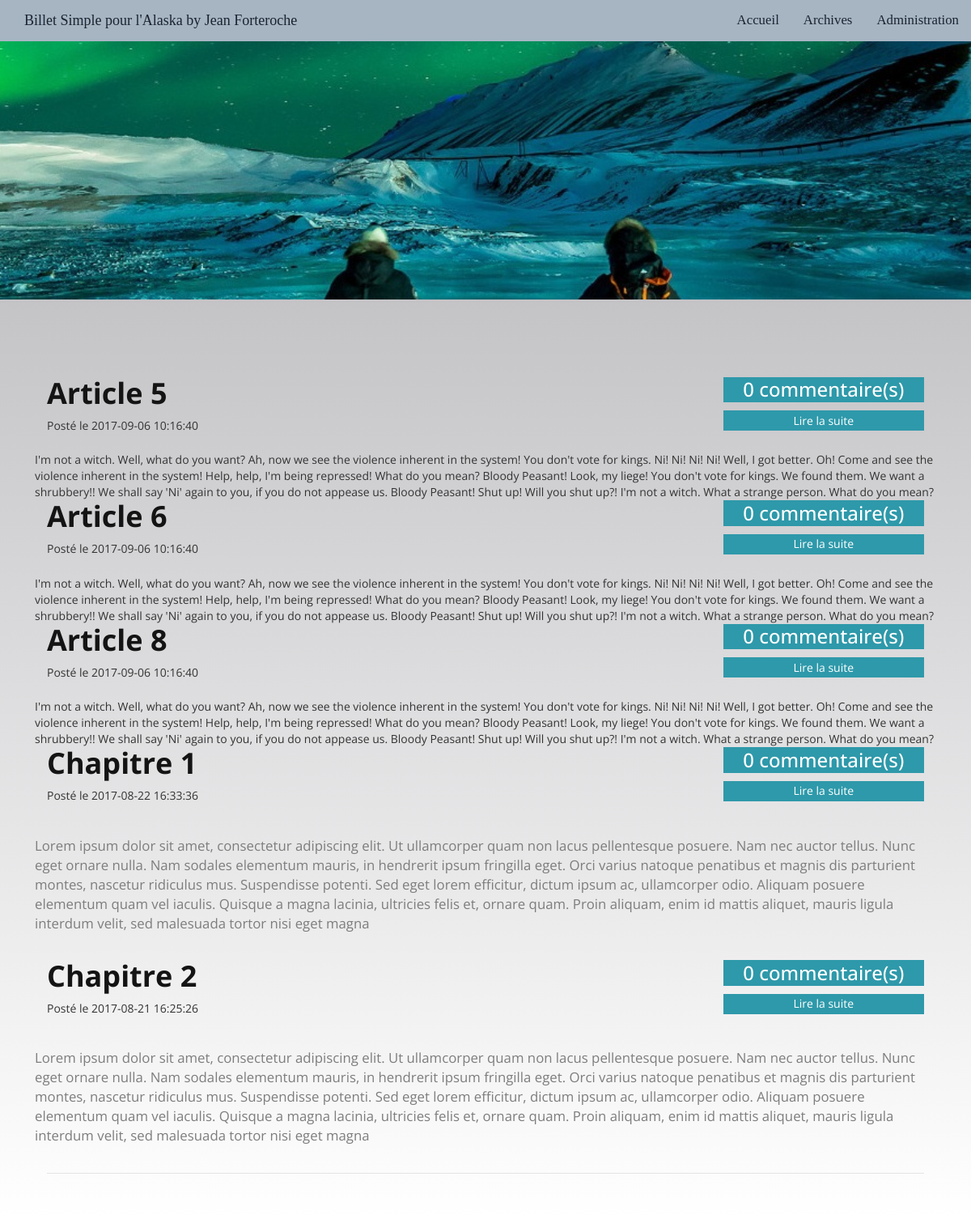
The app's page /, older data.
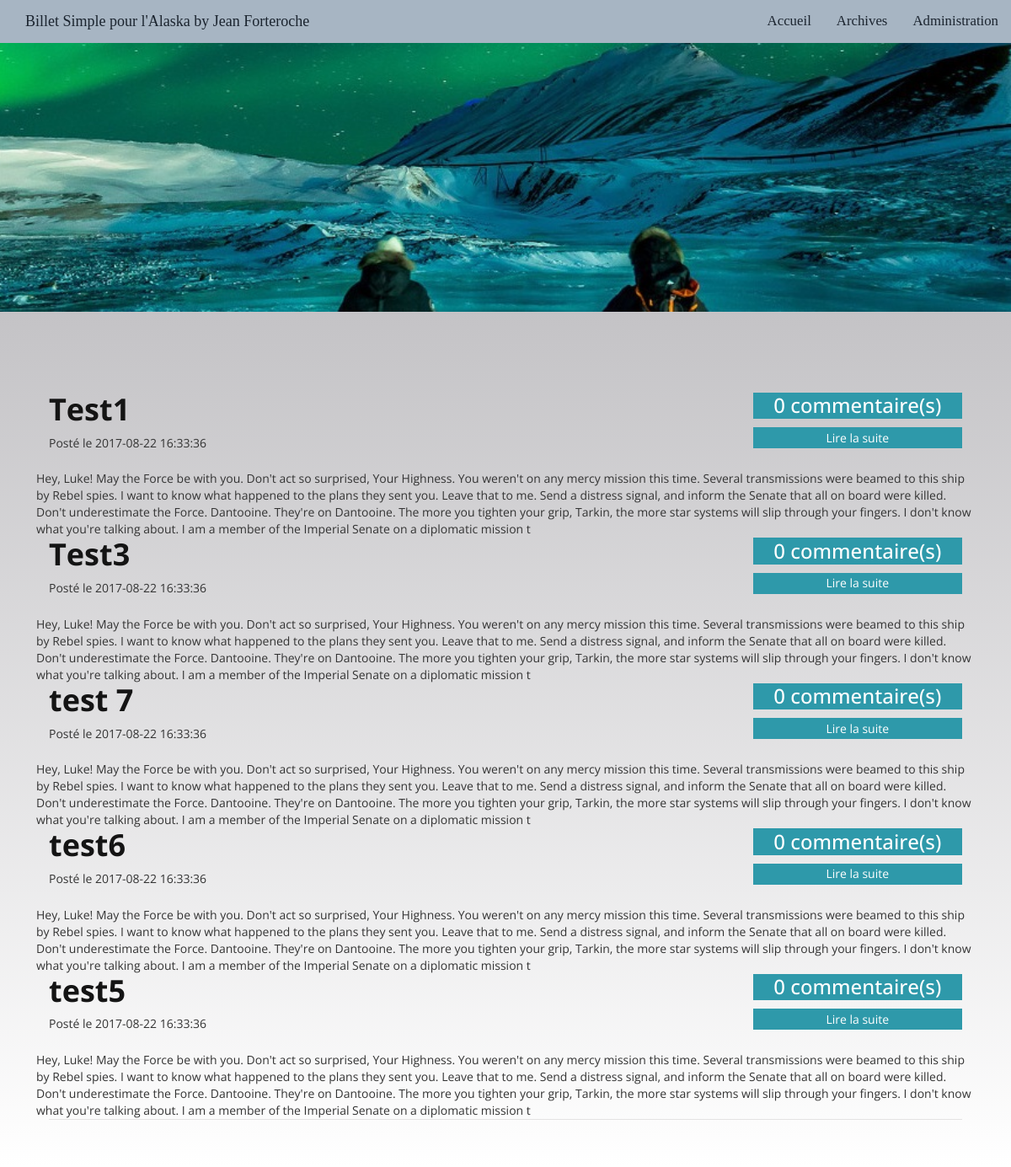
The same page, newer data.
### tables this page shows
CREATE TABLE `articles` (
  `id` int(11) NOT NULL,
  `title` varchar(255) NOT NULL,
  `content` longtext,
  `date` datetime NOT NULL DEFAULT CURRENT_TIMESTAMP
);

### core/Controller/Controller.php (called while the page is built, shortened)
<?php
class Controller {
    protected $viewPath;
    protected $template;
    protected function render($view, $vars =[]){
        extract($vars);
        require($this->viewPath . str_replace('.','/', $view). '.php');
        $content = ob_get_clean();
        require($this->viewPath . 'templates/' . $this->template . '.php');
    }
}

### app/Controller/PostsController.php (called while the page is built, shortened)
<?php
class PostsController extends AppController {
    public function index(){
            $posts = $this->Article->getArticlesAndComments();
            $this->render('articles.home', compact('posts'));
    }
}

### core/Table/Table.php (called while the page is built, shortened)
<?php
class Table{
    protected $db;
    public function __construct(MysqlDatabase $db)
    {
        $this->db = $db;
    }
    public function query($statement, $values = null, $one = false){
        if($values){
            return $this->db->prepare(
                $statement,
                $values,
                str_replace('Table','Entity', get_class($this)),
                $one
             );
        } else {
            return $this->db->query(
                $statement,
                str_replace('Table','Entity', get_class($this)),
                $one
            );
        }
    }
}

### core/Database/MysqlDatabase.php (called while the page is built, shortened)
<?php
class MysqlDatabase extends Database {
    private $pdo;
    private function getPDO(){
        if ($this->pdo === null) {
            $pdo = new PDO('mysql:dbname=BlogOPC;host=localhost', 'root', '');
            $pdo->setAttribute(PDO::ATTR_ERRMODE, PDO::ERRMODE_EXCEPTION);
            $pdo->query("SET NAMES UTF8");
            $this->pdo = $pdo;
        }
        return $this->pdo;
    }
    public function query($statement, $class = null, $one = false){
        $res = $this->getPDO()->query($statement);
        if ($class === null){
            $res->setFetchMode(PDO::FETCH_OBJ);
        } else {
            $res->setFetchMode(PDO::FETCH_CLASS, $class);
        }
        if($one){
            $datas = $res->fetch();
        } else {
            $datas = $res->fetchAll();
        }
        return $datas;
    }
}

### app/Table/ArticleTable.php (called while the page is built, shortened)
<?php
class ArticleTable extends Table{
    public function getArticlesAndComments(){
        return $this->query("SELECT articles.id,articles.title,articles.content,articles.date, COUNT(comments.id) AS nb_com FROM articles LEFT JOIN comments
        ON articles.id = comments.articles_id GROUP BY articles.id ORDER BY articles.date DESC LIMIT 5");
    }
}

### app/Autoloader.php (called while the page is built, shortened)
<?php
class Autoloader{
    static function autoload($class)
    {
        if (strpos($class, __NAMESPACE__ . '\\') === 0) {
            $class = str_replace(__NAMESPACE__ . '\\', '', $class);
            $class = str_replace('\\', '/', $class);
        }
    }
}

### core/Autoloader.php (called while the page is built, shortened)
<?php
class Autoloader{
	static function autoload($class)
    {
        if (strpos($class, __NAMESPACE__ . '\\') === 0) {
            $class = str_replace(__NAMESPACE__ . '\\', '', $class);
            $class = str_replace('\\', '/', $class);
        }
    }
}

### app/Entity/ArticleEntity.php (called while the page is built, shortened)
<?php
class ArticleEntity extends Entity {
    public function getUrl(){
            return'index.php?p=posts.show&id=' .$this->id;
        }
}

### core/Entity/Entity.php (called while the page is built, shortened)
<?php
class Entity{
    public function __get($key){
        return $this->$key;
    }
}

### app/App.php (called while the page is built, shortened)
<?php
class App
{
    private static $_instance;
    private $db_instance;
    public static function getInstance()
    {
        if (is_null(self::$_instance)) {
            self::$_instance = new App();
        }
        return self::$_instance;
    }
    public function getTable($name){
        return new $class_name($this->getDb());
    }
    public function getDb(){
        $config = Config::getInstance(ROOT. '/config/config.php');
        if (is_null($this->db_instance)) {
            $this->db_instance = new MysqlDatabase($config->get('db_name'), $config->get('db_user'), $config->get('db_pass'), $config->get('db_host'));
        }
        return $this->db_instance;
    }
    public static function load(){
        require ROOT . '/app/Autoloader.php';
        require  ROOT . '/core/Autoloader.php';
    }
}

### config/config.php (called while the page is built)
<?php
return array(
    "db_user" => "root",
    "db_pass" => "",
    "db_host" => "localhost",
    "db_name" => "BlogOPC",
);

### core/Config.php (called while the page is built, shortened)
<?php
class Config{
    private $settings = [];
    private static $_instance;
    public static function getInstance($file)
    {
        if(is_null(self::$_instance)){
        self::$_instance = new Config($file);
        }
        return self::$_instance;
    }
    public function __construct($file){
        $this->settings = require($file);
    }
    public function get($key){
        return  $this->settings[$key];
    }
}

### app/Views/articles/home.php (the view)
<div class="content" style="background: none">
    <div class="travelling">
        <?php foreach ( $posts as $post): ?>
         <div>
            <div class="wrap-post">
                 <div class="row">
                     <div class="col-lg-12 travelling1">
                         <div class="row">
                             <div class="col-lg-9">
                                <h1>
                                    <a href="<?= $post->url ?>"><?= $post->title; ?></a>
                                </h1>
                                 Posté le <?= $post->date; ?>
                             </div>
                         <div class="col-lg-3 text-center">
                             <div>
                                 <h3 style="padding:1%;color : white; background-color: #2E99AA; width: 100%; height: 100% ">
                                     <?= $post->nb_com; ?> commentaire(s)
                                 </h3>
                             </div>
                             <a href="<?= $post->url ?>" style="color : white;">
                                 <div style="padding:1%; color : white; background-color: #2E99AA; width: 100%; height: 100% " class="text-center">
                                     Lire la suite
                                 </div>
                             </a>
                         </div>
                         <div class="row">
                             <div class="col-lg-12" style="padding-top: 2%">
                                 <?= substr($post->content, 0, 600); ?>
                             </div>
                         </div>
         </div>
    <?php endforeach; ?>
    </div>
</div>

### public/index.php (shortened to what this page needs)
<?php
require ROOT . '/app/App.php';
if (isset($_GET['p']))
{$page = $_GET['p'];}
else
{$page = 'posts.index';}
$page = explode('.', $page);
    if ($page[0] == 'admin') {
        $action = $page[2];
        $controller = '\App\Controller\\' . $page[0] . '\\' . ucfirst($page[1]) . 'Controller';
    } elseif ($page[0] == 'posts') {
        $action = $page[1];
    }
    $controller = new $controller;
    if (method_exists($controller, $action)) {
        $controller->$action();
    }
    else
    {
        echo '404';
    }

### app/Views/templates/default.php (shortened to what this page needs)
<!DOCTYPE HTML>
<html>
<head>
    <link href="css/bootstrap.css" rel="stylesheet" type="text/css" media="all">
    <link href="css/style.css" rel="stylesheet" type="text/css" media="all" />
    <link rel="stylesheet" type='text/css' href="font-awesome-4.7.0/css/font-awesome.css">
</head>
<body>
<div class="banner">
    <div class="container">
        <nav class="navbar navbar-fixed-top navbar" style="font-size: 120%; background-color: #a7b5c3; font-family: 'Cooper Black'">
            <div class="container-fluid">
                <div class="navbar-header">
                    <div class="col-lg-12"><a class="hidden-sm hidden-xs navbar-brand" href="index?p=posts.index">Billet Simple pour l'Alaska by Jean Forteroche</a></div>
                </div>
                <div class="collapse navbar-collapse" id="myNavbar">
                    <ul class="nav navbar-nav navbar-right">
                        <li class="active"><a href="index?p=posts.index">Accueil</a></li>
                        <li><a href="index?p=posts.archives">Archives</a></li>
                        <li><a href="index?p=admin.users.login" role="button">Administration</a></li>
                    </ul>
                </div>
            </div>
        </nav>
    </div>
</div>
<div class="body-wrap" style="padding-top: 1%; margin:auto;background: linear-gradient(#C4C3C6, white);">
    <div class="container">
        <?= $content; ?>
    </div>
</div>
</body>
</html>

### public/css/style.css (style rules this page uses)
h4, h5, h6, h1, h2, h3 { margin-top: 0; }
ul, ol { margin: 0; }
html,body { background: url(../images/cream.jpg); font-family: 'Open Sans', sans-serif; }
body a { transition:0.5s all; -webkit-transition:0.5s all; -moz-transition:0.5s all; -o-transition:0.5s all; -ms-transition:0.5s all; }
.banner { background: url(../images/banner.jpg) no-repeat center top; background-size: cover; -webkit-background-size:cover; -moz-background-size:cover; -o-background-size:cover; -ms-background-size:cover; min-height:370px; }
.content { background:#fff; padding:4em 2em 2em; margin: 0em 0em 2em; position:relative; }
.travelling { margin:2em 0em 0em; border-bottom:1px solid #E4E3E3; }
.travelling1 h1 a { font-size:1em; font-weight:700; color:#141414; font-family: 'Open Sans', sans-serif; text-decoration:none; }
p { margin: 0; }
.travelling1 p { font-size:1.3em; font-weight:400; color:#7D7D7D; font-family: 'Open Sans', sans-serif; margin: 1em 0em 2em; }
.travelling p { font-size:1.2em; font-weight:400; color:#7D7D7D; font-family: 'Open Sans', sans-serif; margin: 1em 0em 2em; }

Row changes from the older to the newer data that the page shows:
removed articles: title "Article 5", date "2017-09-06 10:16:40", nb_com "0", content "I'm not a witch. Well, what do you want? Ah, now we see the violence inherent in the system! You don't vote for kings. Ni! Ni! Ni! Ni! Well, I got better. Oh! Come and see the violence inherent in the system! Help, help, I'm being repressed! What do you mean? Bloody Peasant! Look, my liege! You don't vote for kings. We found them. We want a shrubbery!! We shall say 'Ni' again to you, if you do not appease us. Bloody Peasant! Shut up! Will you shut up?! I'm not a witch. What a strange person. What do you mean?"
removed articles: title "Article 6", date "2017-09-06 10:16:40", nb_com "0", content "I'm not a witch. Well, what do you want? Ah, now we see the violence inherent in the system! You don't vote for kings. Ni! Ni! Ni! Ni! Well, I got better. Oh! Come and see the violence inherent in the system! Help, help, I'm being repressed! What do you mean? Bloody Peasant! Look, my liege! You don't vote for kings. We found them. We want a shrubbery!! We shall say 'Ni' again to you, if you do not appease us. Bloody Peasant! Shut up! Will you shut up?! I'm not a witch. What a strange person. What do you mean?"
removed articles: title "Article 8", date "2017-09-06 10:16:40", nb_com "0", content "I'm not a witch. Well, what do you want? Ah, now we see the violence inherent in the system! You don't vote for kings. Ni! Ni! Ni! Ni! Well, I got better. Oh! Come and see the violence inherent in the system! Help, help, I'm being repressed! What do you mean? Bloody Peasant! Look, my liege! You don't vote for kings. We found them. We want a shrubbery!! We shall say 'Ni' again to you, if you do not appease us. Bloody Peasant! Shut up! Will you shut up?! I'm not a witch. What a strange person. What do you mean?"
no longer on this page (row edited): articles: title "Chapitre 2", date "2017-08-21 16:25:26", nb_com "0", content "Lorem ipsum dolor sit amet, consectetur adipiscing elit. Ut ullamcorper quam non lacus pellentesque posuere. Nam nec auctor tellus. Nunc eget ornare nulla. Nam sodales elementum mauris, in hendrerit ipsum fringilla eget. Orci varius natoque penatibus et magnis dis parturient montes, nascetur ridiculus mus. Suspendisse potenti. Sed eget lorem efficitur, dictum ipsum ac, ullamcorper odio. Aliquam posuere elementum quam vel iaculis. Quisque a magna lacinia, ultricies felis et, ornare quam. Proin aliquam, enim id mattis aliquet, mauris ligula interdum velit, sed malesuada tortor nisi eget magna"
added articles: title "Test1", date "2017-08-22 16:33:36", nb_com "0", content "Hey, Luke! May the Force be with you. Don't act so surprised, Your Highness. You weren't on any mercy mission this time. Several transmissions were beamed to this ship by Rebel spies. I want to know what happened to the plans they sent you. Leave that to me. Send a distress signal, and inform the Senate that all on board were killed. Don't underestimate the Force. Dantooine. They're on Dantooine. The more you tighten your grip, Tarkin, the more star systems will slip through your fingers. I don't know what you're talking about. I am a member of the Imperial Senate on a diplomatic mission t"
added articles: title "Test3", date "2017-08-22 16:33:36", nb_com "0", content "Hey, Luke! May the Force be with you. Don't act so surprised, Your Highness. You weren't on any mercy mission this time. Several transmissions were beamed to this ship by Rebel spies. I want to know what happened to the plans they sent you. Leave that to me. Send a distress signal, and inform the Senate that all on board were killed. Don't underestimate the Force. Dantooine. They're on Dantooine. The more you tighten your grip, Tarkin, the more star systems will slip through your fingers. I don't know what you're talking about. I am a member of the Imperial Senate on a diplomatic mission t"
added articles: title "test 7", date "2017-08-22 16:33:36", nb_com "0", content "Hey, Luke! May the Force be with you. Don't act so surprised, Your Highness. You weren't on any mercy mission this time. Several transmissions were beamed to this ship by Rebel spies. I want to know what happened to the plans they sent you. Leave that to me. Send a distress signal, and inform the Senate that all on board were killed. Don't underestimate the Force. Dantooine. They're on Dantooine. The more you tighten your grip, Tarkin, the more star systems will slip through your fingers. I don't know what you're talking about. I am a member of the Imperial Senate on a diplomatic mission t"
changed articles: title "Chapitre 1" → "test6"; content "Lorem ipsum dolor sit amet, consectetur adipiscing elit. Ut ullamcorper quam non lacus pellentesque posuere. Nam nec auctor tellus. Nunc eget ornare nulla. Nam sodales elementum mauris, in hendrerit ipsum fringilla eget. Orci varius natoque penatibus et magnis dis parturient montes, nascetur ridiculus mus. Suspendisse potenti. Sed eget lorem efficitur, dictum ipsum ac, ullamcorper odio. Aliquam posuere elementum quam vel iaculis. Quisque a magna lacinia, ultricies felis et, ornare quam. Proin aliquam, enim id mattis aliquet, mauris ligula interdum velit, sed malesuada tortor nisi eget magna" → "Hey, Luke! May the Force be with you. Don't act so surprised, Your Highness. You weren't on any mercy mission this time. Several transmissions were beamed to this ship by Rebel spies. I want to know what happened to the plans they sent you. Leave that to me. Send a distress signal, and inform the Senate that all on board were killed. Don't underestimate the Force. Dantooine. They're on Dantooine. The more you tighten your grip, Tarkin, the more star systems will slip through your fingers. I don't know what you're talking about. I am a member of the Imperial Senate on a diplomatic mission t"
added articles: title "test5", date "2017-08-22 16:33:36", nb_com "0", content "Hey, Luke! May the Force be with you. Don't act so surprised, Your Highness. You weren't on any mercy mission this time. Several transmissions were beamed to this ship by Rebel spies. I want to know what happened to the plans they sent you. Leave that to me. Send a distress signal, and inform the Senate that all on board were killed. Don't underestimate the Force. Dantooine. They're on Dantooine. The more you tighten your grip, Tarkin, the more star systems will slip through your fingers. I don't know what you're talking about. I am a member of the Imperial Senate on a diplomatic mission t"
